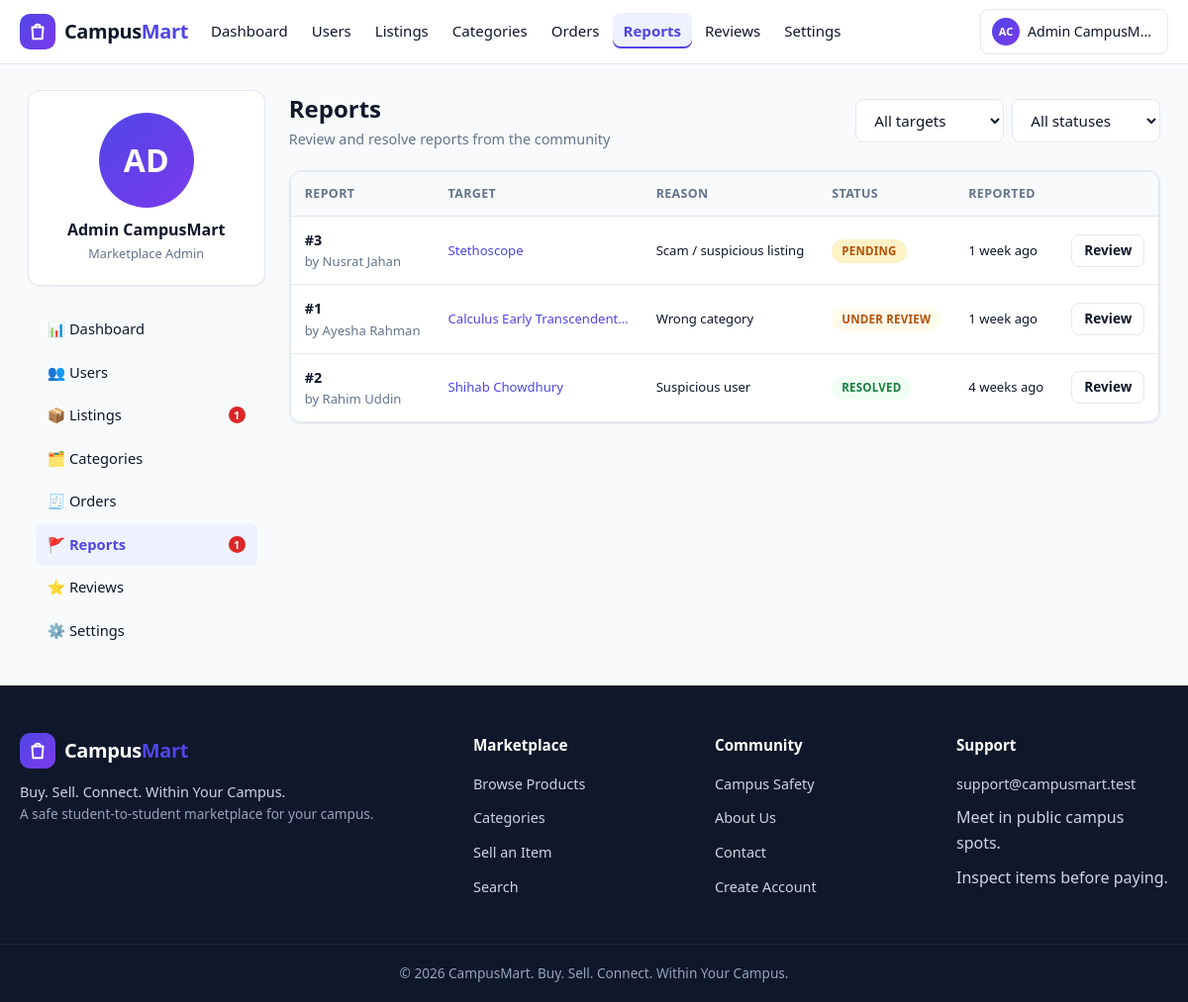
Screenshot of /admin/reports.php (signed in) with the database file from the repository.
### tables this page shows
CREATE TABLE users (
  id INT UNSIGNED NOT NULL AUTO_INCREMENT,
  full_name VARCHAR(100) NOT NULL,
  student_id VARCHAR(30) NOT NULL,
  email VARCHAR(150) NOT NULL,
  phone VARCHAR(20) DEFAULT NULL,
  password_hash VARCHAR(255) NOT NULL,
  department VARCHAR(100) DEFAULT NULL,
  batch VARCHAR(30) DEFAULT NULL,
  hall VARCHAR(100) DEFAULT NULL,
  profile_image VARCHAR(255) DEFAULT NULL,
  role ENUM('student','admin') NOT NULL DEFAULT 'student',
  status ENUM('active','suspended') NOT NULL DEFAULT 'active',
  is_verified TINYINT(1) NOT NULL DEFAULT 0,
  created_at DATETIME NOT NULL DEFAULT CURRENT_TIMESTAMP,
  updated_at DATETIME NOT NULL DEFAULT CURRENT_TIMESTAMP ON UPDATE CURRENT_TIMESTAMP,
  PRIMARY KEY (id),
  UNIQUE KEY uq_users_student_id (student_id),
  UNIQUE KEY uq_users_email (email),
  KEY idx_users_status (status),
  KEY idx_users_role (role)
);

CREATE TABLE reports (
  id INT UNSIGNED NOT NULL AUTO_INCREMENT,
  reporter_id INT UNSIGNED NOT NULL,
  reported_user_id INT UNSIGNED DEFAULT NULL,
  product_id INT UNSIGNED DEFAULT NULL,
  reason VARCHAR(100) NOT NULL,
  description TEXT,
  status ENUM('pending','under_review','resolved','rejected') NOT NULL DEFAULT 'pending',
  admin_note TEXT,
  created_at DATETIME NOT NULL DEFAULT CURRENT_TIMESTAMP,
  resolved_at DATETIME DEFAULT NULL,
  PRIMARY KEY (id),
  KEY idx_reports_status (status),
  KEY idx_reports_product (product_id),
  KEY idx_reports_reported_user (reported_user_id),
  CONSTRAINT fk_reports_reporter FOREIGN KEY (reporter_id) REFERENCES users(id) ON DELETE CASCADE,
  CONSTRAINT fk_reports_product FOREIGN KEY (product_id) REFERENCES products(id) ON DELETE SET NULL,
  CONSTRAINT fk_reports_reported_user FOREIGN KEY (reported_user_id) REFERENCES users(id) ON DELETE SET NULL
);

CREATE TABLE products (
  id INT UNSIGNED NOT NULL AUTO_INCREMENT,
  seller_id INT UNSIGNED NOT NULL,
  category_id INT UNSIGNED NOT NULL,
  title VARCHAR(200) NOT NULL,
  description TEXT NOT NULL,
  price DECIMAL(10,2) NOT NULL,
  condition_label ENUM('New','Like New','Good','Fair','Used') NOT NULL DEFAULT 'Good',
  quantity INT UNSIGNED NOT NULL DEFAULT 1,
  location VARCHAR(150) NOT NULL,
  contact_preference ENUM('In-app message','Phone','Both') NOT NULL DEFAULT 'In-app message',
  status ENUM('draft','pending','approved','active','reserved','sold','expired','rejected','removed') NOT NULL DEFAULT 'pending',
  reject_reason VARCHAR(500) DEFAULT NULL,
  views INT UNSIGNED NOT NULL DEFAULT 0,
  expires_at DATETIME NOT NULL,
  created_at DATETIME NOT NULL DEFAULT CURRENT_TIMESTAMP,
  updated_at DATETIME NOT NULL DEFAULT CURRENT_TIMESTAMP ON UPDATE CURRENT_TIMESTAMP,
  PRIMARY KEY (id),
  KEY idx_products_seller (seller_id),
  KEY idx_products_category (category_id),
  KEY idx_products_status (status),
  KEY idx_products_created (created_at),
  KEY idx_products_price (price),
  KEY idx_products_expires (expires_at),
  FULLTEXT KEY ft_products_search (title, description),
  CONSTRAINT fk_products_seller FOREIGN KEY (seller_id) REFERENCES users(id) ON DELETE RESTRICT,
  CONSTRAINT fk_products_category FOREIGN KEY (category_id) REFERENCES categories(id) ON DELETE RESTRICT,
  CONSTRAINT chk_products_price CHECK (price >= 0),
  CONSTRAINT chk_products_quantity CHECK (quantity >= 0)
);

### includes/functions.php (called while the page is built, shortened)
<?php
function db(): PDO
{
    static $pdo = null;
    if ($pdo === null) {
        try {
            $dsn = 'mysql:host=' . DB_HOST . ';dbname=' . DB_NAME . ';charset=' . DB_CHARSET;
            $pdo = new PDO($dsn, DB_USER, DB_PASS, [
                PDO::ATTR_ERRMODE            => PDO::ERRMODE_EXCEPTION,
                PDO::ATTR_DEFAULT_FETCH_MODE => PDO::FETCH_ASSOC,
                PDO::ATTR_EMULATE_PREPARES   => false,
            ]);
        } catch (PDOException $e) {
            http_response_code(500);
            require BASE_PATH . '/404.php';
            exit('Database connection failed.');
        }
    }
    return $pdo;
}
function e(mixed $value): string
{
    return htmlspecialchars((string)$value, ENT_QUOTES, 'UTF-8');
}
function is_logged_in(): bool
{
    return !empty($_SESSION['user_id']);
}
function current_user(): ?array
{
    static $user = null;
    if ($user === null) {
        $st = db()->prepare('SELECT * FROM users WHERE id = ?');
        $st->execute([(int)$_SESSION['user_id']]);
        $user = $st->fetch() ?: null;
    }
    return $user;
}
function is_admin(): bool
{
    $user = current_user();
    return $user !== null && $user['role'] === 'admin';
}
function require_admin(): void
{
    if (!is_admin()) {
        if (!is_logged_in()) {
            set_flash('error', 'Please log in to continue.');
            redirect('login.php');
        }
        http_response_code(403);
        set_flash('error', 'You do not have permission to access that page.');
        redirect('../index.php');
    }
}
function time_ago(?string $datetime): string
{
    $ts = strtotime($datetime);
    $diff = time() - $ts;
    $units = [
        31536000 => 'year', 2592000 => 'month', 604800 => 'week',
        86400 => 'day', 3600 => 'hour', 60 => 'minute',
    ];
    foreach ($units as $secs => $label) {
        if ($diff >= $secs) {
            $n = (int)floor($diff / $secs);
            return $n . ' ' . $label . ($n > 1 ? 's' : '') . ' ago';
        }
    }
    return 'just now';
}

### includes/admin-auth.php (called while the page is built, shortened)
<?php
require_admin();

### admin/reports.php (the view, shortened to what this page needs)
<?php
require_once __DIR__ . '/../includes/admin-auth.php';
$pdo = db();
$page = max(1, (int)($_GET['page'] ?? 1));
$perPage = 20;
$offset = ($page - 1) * $perPage;
$sql = "SELECT r.*, rep.full_name AS reporter_name,
               repu.full_name AS reported_name,
               p.title AS product_title
        FROM reports r
        JOIN users rep ON rep.id = r.reporter_id
        LEFT JOIN users repu ON repu.id = r.reported_user_id
        LEFT JOIN products p ON p.id = r.product_id
        WHERE 1=1";
$params = [];
$sql .= ' ORDER BY CASE WHEN r.status IN ("pending","under_review") THEN 0 ELSE 1 END, r.created_at DESC LIMIT ? OFFSET ?';
$params[] = $perPage;
$params[] = $offset;
$st = $pdo->prepare($sql);
$st->execute($params);
$reports = $st->fetchAll();
function report_status_class(string $status): string
{
    $map = ['pending' => 'pending', 'under_review' => 'warning', 'resolved' => 'success', 'rejected' => 'muted'];
    return $map[$status] ?? 'muted';
}
$activeNav = 'reports';
require __DIR__ . '/../includes/header.php';
?>
<div class="dash-wrap">
  <?php require __DIR__ . '/_sidebar.php'; ?>
  <main class="dash-main">
    <div class="dash-header">
      <div>
        <h1>Reports</h1>
        <div class="sub">Review and resolve reports from the community</div>
      </div>
      <form method="get" action="reports.php" class="filter-form">
        <select class="form-control" name="target" onchange="this.form.submit()">
          <option value="">All targets</option>
        </select>
        <select class="form-control" name="status" onchange="this.form.submit()">
          <option value="">All statuses</option>
        </select>
      </form>
    </div>
    <?php if (empty($reports)): ?>
      <div class="card empty-state">
        <div class="empty-icon">🚩</div>
        <h3>No reports found</h3>
        <p>Try adjusting the filters above.</p>
      </div>
    <?php else: ?>
      <div class="card table-card">
        <div class="table-wrap">
          <table class="table">
            <thead>
              <tr>
                <th>Report</th>
                <th>Target</th>
                <th>Reason</th>
                <th>Status</th>
                <th>Reported</th>
                <th></th>
              </tr>
            </thead>
            <tbody>
              <?php foreach ($reports as $r): ?>
                <tr>
                  <td>
                    <strong>#<?= (int)$r['id'] ?></strong>
                    <span class="block text-small text-muted">by <?= e($r['reporter_name']) ?></span>
                  </td>
                  <td class="text-small">
                    <?php if ($r['product_title']): ?>
                      <a href="<?= e(APP_BASE_URL . '/product-details.php?id=' . (int)$r['product_id']) ?>"><?= e(mb_strimwidth($r['product_title'], 0, 28, '…')) ?></a>
                    <?php elseif ($r['reported_name']): ?>
                      <a href="<?= e(APP_BASE_URL . '/admin/users.php?q=' . urlencode($r['reported_name'])) ?>"><?= e($r['reported_name']) ?></a>
                    <?php else: ?>
                      <span class="text-muted">—</span>
                    <?php endif; ?>
                  </td>
                  <td class="text-small"><?= e($r['reason']) ?></td>
                  <td><span class="badge badge-<?= e(report_status_class($r['status'])) ?>"><?= e(ucwords(str_replace('_', ' ', $r['status']))) ?></span></td>
                  <td class="text-small"><?= e(time_ago($r['created_at'])) ?></td>
                  <td><button type="button" class="btn btn-ghost btn-sm" data-open-modal="reportModal<?= (int)$r['id'] ?>">Review</button></td>
                </tr>
              <?php endforeach; ?>
            </tbody>
          </table>
        </div>
      </div>
    <?php endif; ?>
  </main>
</div>
<?php require __DIR__ . '/../includes/footer.php'; ?>

### includes/navbar.php (shortened to what this page needs)
<?php
$navUser = current_user();
$navScript = basename($_SERVER['SCRIPT_NAME'] ?? '');
$navDir = basename(dirname($_SERVER['SCRIPT_NAME'] ?? ''));
if ($navDir === 'admin') {
    $navActive = $navScript;
}
function nav_active(string $key, string $current): string
{
    return $current === $key ? ' class="active"' : '';
}
function nav_initials(array $user): string
{
    $words = preg_split('/\s+/', trim($user['full_name']));
    $initials = '';
    foreach (array_slice($words ?: [], 0, 2) as $w) {
        $initials .= mb_substr($w, 0, 1);
    }
    return strtoupper($initials ?: 'U');
}
?>
<header class="navbar">
  <div class="nav-container">
    <a class="navbar-brand" href="<?= e(APP_BASE_URL . '/index.php') ?>">
      <span class="brand-mark" aria-hidden="true">
        <svg viewBox="0 0 24 24" fill="none" stroke="currentColor" stroke-width="2.2" stroke-linecap="round" stroke-linejoin="round" width="22" height="22">
          <path d="M6 7h12l-1 13H7L6 7z"/>
          <path d="M9 7a3 3 0 0 1 6 0"/>
        </svg>
      </span>
      <span class="brand-name">Campus<em>Mart</em></span>
    </a>
    <nav class="nav-links" id="navLinks" aria-label="Main navigation">
      <ul class="nav-menu">
        <?php if ($navUser && $navUser['role'] === 'admin'): ?>
          <li><a href="<?= e(APP_BASE_URL . '/admin/dashboard.php') ?>"<?= nav_active('dashboard.php', $navActive) ?>>Dashboard</a></li>
          <li><a href="<?= e(APP_BASE_URL . '/admin/users.php') ?>"<?= nav_active('users.php', $navActive) ?>>Users</a></li>
          <li><a href="<?= e(APP_BASE_URL . '/admin/products.php') ?>"<?= nav_active('products.php', $navActive) ?>>Listings</a></li>
          <li><a href="<?= e(APP_BASE_URL . '/admin/categories.php') ?>"<?= nav_active('categories.php', $navActive) ?>>Categories</a></li>
          <li><a href="<?= e(APP_BASE_URL . '/admin/orders.php') ?>"<?= nav_active('orders.php', $navActive) ?>>Orders</a></li>
          <li><a href="<?= e(APP_BASE_URL . '/admin/reports.php') ?>"<?= nav_active('reports.php', $navActive) ?>>Reports</a></li>
          <li><a href="<?= e(APP_BASE_URL . '/admin/reviews.php') ?>"<?= nav_active('reviews.php', $navActive) ?>>Reviews</a></li>
          <li><a href="<?= e(APP_BASE_URL . '/admin/settings.php') ?>"<?= nav_active('settings.php', $navActive) ?>>Settings</a></li>
        <?php endif; ?>
      </ul>
      <ul class="nav-actions">
        <?php if (!$navUser): ?>
          <li><a class="btn btn-ghost btn-sm" href="<?= e(APP_BASE_URL . '/login.php') ?>">Login</a></li>
          <li><a class="btn btn-primary btn-sm" href="<?= e(APP_BASE_URL . '/register.php') ?>">Register</a></li>
        <?php else: ?>
          <li class="nav-user">
            <a class="user-chip" href="<?= e(APP_BASE_URL . ($navUser['role'] === 'admin' ? '/admin/dashboard.php' : '/user/profile.php')) ?>">
              <span class="avatar avatar-xs" data-initials="<?= e(nav_initials($navUser)) ?>"></span>
              <span class="user-name"><?= e($navUser['full_name']) ?></span>
            </a>
          </li>
        <?php endif; ?>
      </ul>
    </nav>
  </div>
</header>

### admin/_sidebar.php (shortened to what this page needs)
<?php
$admin = current_user();
$pendingListings = (int)db()->query("SELECT COUNT(*) FROM products WHERE status = 'pending'")->fetchColumn();
$pendingReports = (int)db()->query("SELECT COUNT(*) FROM reports WHERE status = 'pending'")->fetchColumn();
$navItems = [
    'dashboard'   => ['📊', 'Dashboard', 'dashboard.php'],
    'users'       => ['👥', 'Users', 'users.php'],
    'products'    => ['📦', 'Listings', 'products.php'],
    'categories'  => ['🗂️', 'Categories', 'categories.php'],
    'orders'      => ['🧾', 'Orders', 'orders.php'],
    'reports'     => ['🚩', 'Reports', 'reports.php'],
    'reviews'     => ['⭐', 'Reviews', 'reviews.php'],
    'settings'    => ['⚙️', 'Settings', 'settings.php'],
];
?>
<aside class="dash-side">
  <div class="card dash-profile">
    <span class="avatar avatar-lg" data-initials="<?= e(strtoupper(substr($admin['full_name'], 0, 2))) ?>">
    </span>
    <div class="name"><?= e($admin['full_name']) ?></div>
    <div class="role">Marketplace Admin</div>
  </div>
  <nav class="dash-nav">
    <?php foreach ($navItems as $key => $item): ?>
      <a href="<?= e(APP_BASE_URL . '/admin/' . $item[2]) ?>" class="<?= $activeNav === $key ? 'active' : '' ?>"><?= $item[0] ?> <?= e($item[1]) ?>
        <?php if ($key === 'products' && $pendingListings > 0): ?><span class="nav-badge"><?= (int)$pendingListings ?></span><?php endif; ?>
        <?php if ($key === 'reports' && $pendingReports > 0): ?><span class="nav-badge"><?= (int)$pendingReports ?></span><?php endif; ?>
      </a>
    <?php endforeach; ?>
  </nav>
</aside>

### assets/css/dashboard.css (style rules this page uses)
.dash-wrap { display: flex; gap: 24px; align-items: flex-start; max-width: 1200px; margin: 0 auto; padding: 26px 20px; }
.dash-side { width: 240px; flex-shrink: 0; position: sticky; top: 84px; }
.dash-side .dash-profile { padding: 22px 18px; text-align: center; }
.dash-side .dash-profile .name { font-weight: 700; margin-top: 10px; }
.dash-side .dash-profile .role { font-size: 0.8rem; color: var(--color-text-muted); }
.dash-nav { margin-top: 14px; padding: 8px; }
.dash-nav a { display: flex; align-items: center; gap: 10px; padding: 10px 12px; border-radius: 8px; color: var(--color-text); font-weight: 500; font-size: 0.92rem; }
.dash-nav a.active { background: var(--color-primary-light); color: var(--color-primary); font-weight: 700; }
.dash-nav .nav-badge { margin-left: auto; }
.dash-main { flex: 1; min-width: 0; }
.dash-header { display: flex; align-items: center; justify-content: space-between; gap: 14px; margin-bottom: 20px; flex-wrap: wrap; }
.dash-header h1 { font-size: 1.5rem; }
.dash-header .sub { color: var(--color-text-muted); font-size: 0.9rem; }
.table-card { padding: 0; overflow: hidden; }
.block { display: block; }
.filter-form { display: flex; gap: 8px; flex-wrap: wrap; align-items: center; }
.filter-form .form-control { width: auto; min-width: 150px; }

### rows the page displays
users: full_name "Admin CampusM…", full_name "Admin CampusMart"
reports: id "3", reporter.full_name "Nusrat Jahan", product.title "Stethoscope", reason "Scam / suspicious listing", status "PENDING", created_at "1 week ago"
reports: id "1", reporter.full_name "Ayesha Rahman", product.title "Calculus Early Transcendent…", reason "Wrong category", status "UNDER REVIEW", created_at "1 week ago"
reports: id "2", reporter.full_name "Rahim Uddin", reported_user.full_name "Shihab Chowdhury", reason "Suspicious user", status "RESOLVED", created_at "4 weeks ago"

### other values shown
$item[0] "📊"
$item[1] "Dashboard"
$item[0] "👥"
$item[1] "Users"
$item[0] "📦"
$item[1] "Listings"
$pendingListings "1"
$item[0] "🗂️"
$item[1] "Categories"
$item[0] "🧾"
$item[1] "Orders"
$item[0] "🚩"
$item[1] "Reports"
$pendingReports "1"
$item[0] "⭐"
